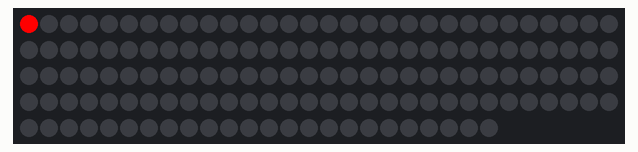
This sketch was run on a simulated Arduino Uno, built with avr-gcc and run on an emulated ATmega328P. Shown: 144 RGB LEDs in strip order, left to right, continuing on the next row.

Above: at 0.16 s.
At 4.78 s:
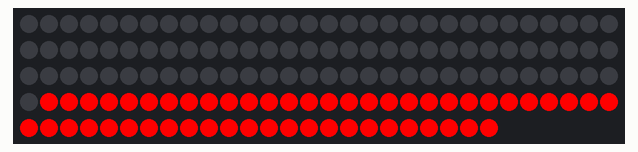
At 11.87 s:
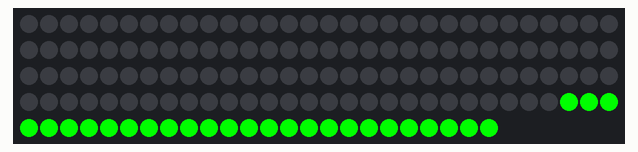
At 17.41 s:
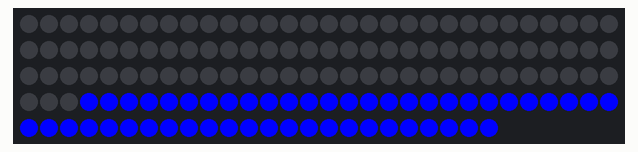
At 24.5 s:
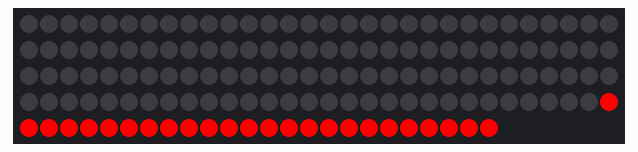
At 37.14 s:
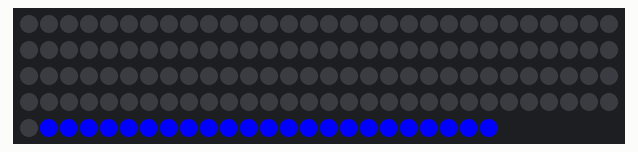

The sketch:

chaseLEDStrip.ino
```cpp
 // Simple NeoPixel test.  Lights just a few pixels at a time so a
// 1m strip can safely be powered from Arduino 5V pin.  Arduino
// may nonetheless hiccup when LEDs are first connected and not
// accept code.  So upload code first, unplug USB, connect pixels
// to GND FIRST, then +5V and digital pin 6, then re-plug USB.
// A working strip will show a few pixels moving down the line,
// cycling between red, green and blue.  If you get no response,
// might be connected to wrong end of strip (the end wires, if
// any, are no indication -- look instead for the data direction
// arrows printed on the strip).

#include <Adafruit_NeoPixel.h>

#define PIN      6
#define N_LEDS 144

Adafruit_NeoPixel strip = Adafruit_NeoPixel(N_LEDS, PIN, NEO_GRB + NEO_KHZ800);

void setup() {
  strip.begin();
}

void loop() {
  chase(strip.Color(255, 0, 0)); // Red
  chase(strip.Color(0, 255, 0)); // Green
  chase(strip.Color(0, 0, 255)); // Blue
}

static void chase(uint32_t c) {
  for(uint16_t i=0; i<strip.numPixels()+60; i++) {
      strip.setPixelColor(i  , c); // Draw new pixel
      strip.setPixelColor(i-60, 0); // Erase pixel a few steps back
      strip.show();
      delay(25);
  }
}
```
